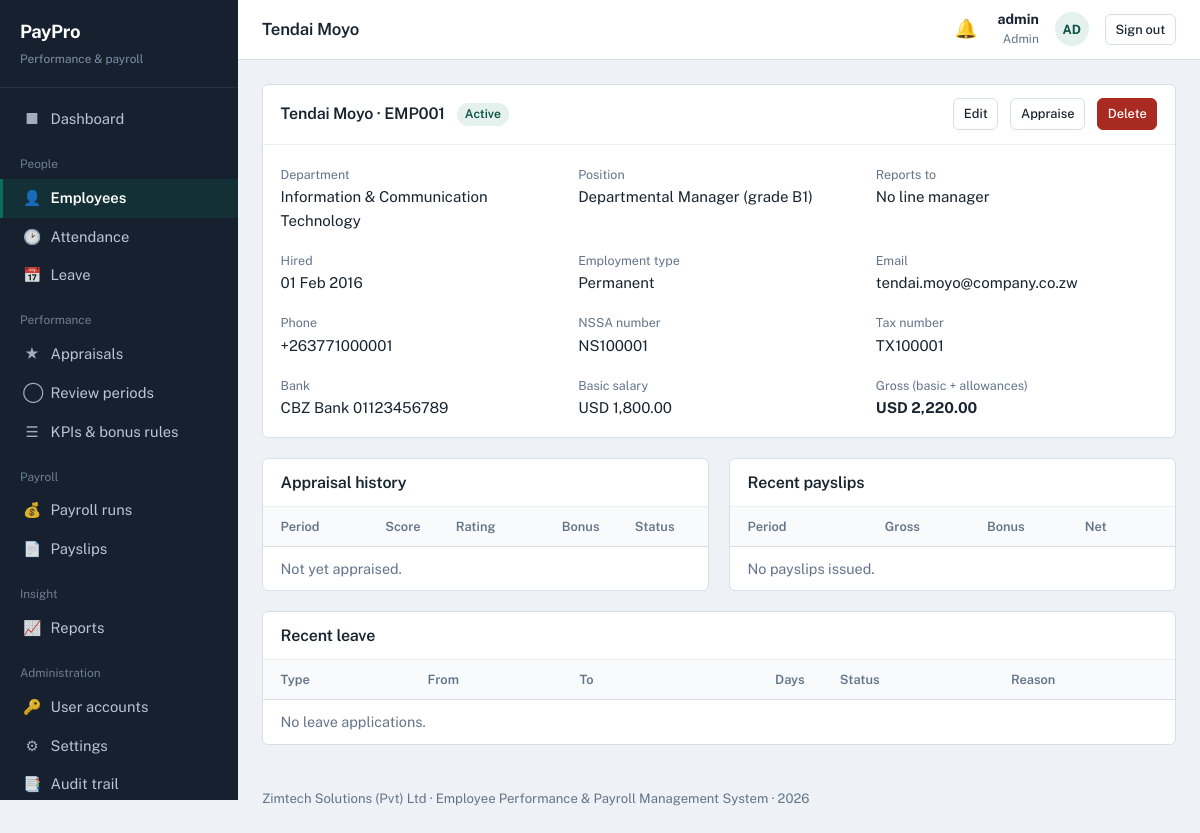
The app's page /modules/employees/view.php?id=1 (signed in) with its own data.
### tables this page shows
CREATE TABLE employees (
  employee_id     INT AUTO_INCREMENT PRIMARY KEY,
  emp_number      VARCHAR(20) NOT NULL UNIQUE,
  first_name      VARCHAR(50) NOT NULL,
  last_name       VARCHAR(50) NOT NULL,
  national_id     VARCHAR(25) UNIQUE,
  date_of_birth   DATE,
  gender          ENUM('Male','Female','Other') DEFAULT 'Other',
  email           VARCHAR(100) UNIQUE,
  phone           VARCHAR(25),
  address         VARCHAR(200),
  department_id   INT,
  position_id     INT,
  manager_id      INT NULL,
  hire_date       DATE NOT NULL,
  employment_type ENUM('Permanent','Contract','Intern','Part-time') DEFAULT 'Permanent',
  basic_salary    DECIMAL(12,2) NOT NULL DEFAULT 0,
  housing_allowance   DECIMAL(12,2) NOT NULL DEFAULT 0,
  transport_allowance DECIMAL(12,2) NOT NULL DEFAULT 0,
  bank_name       VARCHAR(60),
  bank_account    VARCHAR(40),
  nssa_number     VARCHAR(30),
  tax_number      VARCHAR(30),
  status          ENUM('Active','Suspended','Terminated') DEFAULT 'Active',
  created_at      TIMESTAMP DEFAULT CURRENT_TIMESTAMP,
  CONSTRAINT fk_emp_dept  FOREIGN KEY (department_id) REFERENCES departments(department_id) ON DELETE SET NULL,
  CONSTRAINT fk_emp_pos   FOREIGN KEY (position_id)   REFERENCES positions(position_id)   ON DELETE SET NULL,
  CONSTRAINT fk_emp_mgr   FOREIGN KEY (manager_id)    REFERENCES employees(employee_id)   ON DELETE SET NULL
);

CREATE TABLE departments (
  department_id INT AUTO_INCREMENT PRIMARY KEY,
  dept_code     VARCHAR(10) NOT NULL UNIQUE,
  dept_name     VARCHAR(80) NOT NULL,
  description   VARCHAR(200)
);

CREATE TABLE positions (
  position_id  INT AUTO_INCREMENT PRIMARY KEY,
  title        VARCHAR(80) NOT NULL,
  grade        VARCHAR(10) NOT NULL,
  min_salary   DECIMAL(12,2) NOT NULL DEFAULT 0,
  max_salary   DECIMAL(12,2) NOT NULL DEFAULT 0
);

### modules/employees/view.php (the view, shortened to what this page needs)
<?php
require_once dirname(__DIR__, 2) . '/config/config.php';
$id  = (int)($_GET['id'] ?? 0);
$cur = setting('currency', 'USD');
$stmt = $pdo->prepare(
    "SELECT e.*, d.dept_name, p.title AS position_title, p.grade,
            m.first_name AS mgr_first, m.last_name AS mgr_last
     FROM employees e
     LEFT JOIN departments d ON d.department_id = e.department_id
     LEFT JOIN positions   p ON p.position_id   = e.position_id
     LEFT JOIN employees   m ON m.employee_id   = e.manager_id
     WHERE e.employee_id = ?"
);
$stmt->execute([$id]);
$emp = $stmt->fetch();
$appraisals = $pdo->prepare(
    "SELECT a.*, p.name AS period_name FROM performance_appraisals a
     JOIN appraisal_periods p ON p.period_id = a.period_id
     WHERE a.employee_id = ? ORDER BY p.end_date DESC"
);
$appraisals->execute([$id]);
$appraisals = $appraisals->fetchAll();
$payslips = $pdo->prepare(
    "SELECT s.*, p.period_month, p.period_year FROM payslips s
     JOIN payroll_periods p ON p.payroll_period_id = s.payroll_period_id
     WHERE s.employee_id = ? ORDER BY p.period_year DESC, p.period_month DESC LIMIT 6"
);
$payslips->execute([$id]);
$payslips = $payslips->fetchAll();
$leaves = $pdo->prepare(
    "SELECT l.*, t.type_name FROM leave_applications l
     JOIN leave_types t ON t.leave_type_id = l.leave_type_id
     WHERE l.employee_id = ? ORDER BY l.applied_on DESC LIMIT 6"
);
$leaves->execute([$id]);
$leaves = $leaves->fetchAll();
$gross     = $emp['basic_salary'] + $emp['housing_allowance'] + $emp['transport_allowance'];
include APP_ROOT . '/includes/header.php';
?>
<section class="panel">
  <div class="panel-head">
    <h2><?= e($emp['first_name'] . ' ' . $emp['last_name']) ?> &middot; <?= e($emp['emp_number']) ?></h2>
    <?= status_badge($emp['status']) ?>
    <?php if (has_role(['admin','hr'])): ?>
      <a class="btn secondary small" href="<?= url('modules/employees/form.php?id=' . $id) ?>">Edit</a>
      <a class="btn secondary small" href="<?= url('modules/performance/appraise.php?employee_id=' . $id) ?>">Appraise</a>
    <?php endif; ?>
    <?php if (has_role(['admin'])): ?>
      <form method="post" style="display:inline">
        <button class="btn danger small" data-confirm="Delete this employee and all their payslips, appraisals and leave records? This cannot be undone.">Delete</button>
      </form>
    <?php endif; ?>
  </div>
  <div class="panel-body">
    <div class="grid-3">
      <div><span class="hint">Department</span><br><?= e($emp['dept_name'] ?? 'Not assigned') ?></div>
      <div><span class="hint">Position</span><br><?= e($emp['position_title'] ?? 'Not assigned') ?><?= $emp['grade'] ? ' (grade ' . e($emp['grade']) . ')' : '' ?></div>
      <div><span class="hint">Reports to</span><br><?= $emp['mgr_first'] ? e($emp['mgr_first'] . ' ' . $emp['mgr_last']) : 'No line manager' ?></div>
      <div><span class="hint">Hired</span><br><?= fdate($emp['hire_date']) ?></div>
      <div><span class="hint">Employment type</span><br><?= e($emp['employment_type']) ?></div>
      <div><span class="hint">Email</span><br><?= e($emp['email'] ?: '—') ?></div>
      <div><span class="hint">Phone</span><br><?= e($emp['phone'] ?: '—') ?></div>
      <div><span class="hint">NSSA number</span><br><?= e($emp['nssa_number'] ?: '—') ?></div>
      <div><span class="hint">Tax number</span><br><?= e($emp['tax_number'] ?: '—') ?></div>
      <div><span class="hint">Bank</span><br><?= e($emp['bank_name'] ?: '—') ?> <?= e($emp['bank_account']) ?></div>
      <div><span class="hint">Basic salary</span><br><?= e($cur) ?> <?= money($emp['basic_salary']) ?></div>
      <div><span class="hint">Gross (basic + allowances)</span><br><strong><?= e($cur) ?> <?= money($gross) ?></strong></div>
    </div>
  </div>
</section>
<div class="grid-2">
  <section class="panel">
    <div class="panel-head"><h2>Appraisal history</h2></div>
    <div class="table-wrap">
      <table class="data">
        <thead><tr><th>Period</th><th class="num">Score</th><th>Rating</th><th class="num">Bonus</th><th>Status</th></tr></thead>
        <tbody>
        <?php if (!$appraisals): ?><tr><td colspan="5" class="muted">Not yet appraised.</td></tr><?php endif; ?>
        </tbody>
      </table>
    </div>
  </section>
  <section class="panel">
    <div class="panel-head"><h2>Recent payslips</h2></div>
    <div class="table-wrap">
      <table class="data">
        <thead><tr><th>Period</th><th class="num">Gross</th><th class="num">Bonus</th><th class="num">Net</th><th></th></tr></thead>
        <tbody>
        <?php if (!$payslips): ?><tr><td colspan="5" class="muted">No payslips issued.</td></tr><?php endif; ?>
        </tbody>
      </table>
    </div>
  </section>
</div>
<section class="panel">
  <div class="panel-head"><h2>Recent leave</h2></div>
  <div class="table-wrap">
    <table class="data">
      <thead><tr><th>Type</th><th>From</th><th>To</th><th class="num">Days</th><th>Status</th><th>Reason</th></tr></thead>
      <tbody>
      <?php if (!$leaves): ?><tr><td colspan="6" class="muted">No leave applications.</td></tr><?php endif; ?>
      </tbody>
    </table>
  </div>
</section>
<?php include APP_ROOT . '/includes/footer.php'; ?>

### includes/functions.php (shortened to what this page needs)
<?php
function e($value): string {
    return htmlspecialchars((string)$value, ENT_QUOTES, 'UTF-8');
}
function url(string $path = ''): string {
    return BASE_URL . '/' . ltrim($path, '/');
}
function money($amount): string {
    return number_format((float)$amount, 2);
}
function fdate($date, string $format = 'd M Y'): string {
    return date($format, strtotime($date));
}
function user_role(): string {
    return $_SESSION['user']['role_name'] ?? '';
}
function has_role($roles): bool {
    $roles = (array)$roles;
    return in_array(user_role(), $roles, true);
}
function setting(string $key, $default = null) {
    global $pdo;
    static $cache = null;
    if ($cache === null) {
        $cache = [];
        foreach ($pdo->query('SELECT setting_key, setting_value FROM settings') as $row) {
            $cache[$row['setting_key']] = $row['setting_value'];
        }
    }
    return $cache[$key] ?? $default;
}
function status_badge(string $status): string {
    $map = [
        'Active' => 'ok', 'Approved' => 'ok', 'Present' => 'ok', 'Paid' => 'ok', 'Processed' => 'ok',
        'Pending' => 'warn', 'Draft' => 'warn', 'Submitted' => 'warn', 'Late' => 'warn', 'Half Day' => 'warn',
        'Rejected' => 'bad', 'Absent' => 'bad', 'Terminated' => 'bad', 'Disabled' => 'bad', 'Suspended' => 'bad',
    ];
    $class = $map[$status] ?? 'neutral';
    return '<span class="badge ' . $class . '">' . e($status) . '</span>';
}

### assets/css/style.css (style rules this page uses)
:root { --ink: #16202e; --ink-soft: #1f2d3f; --paper: #eef1f5; --surface: #ffffff; --line: #d9dee6; --line-soft: #eaeef3; --text: #182430; --muted: #63748a; --brand: #0b6e5a; --brand-dark: #085243; --brand-tint: #e4f1ed; --gold: #a86b12; --gold-tint: #fbf0dc; --red: #a92a20; --red-tint: #fbe7e5; --blue: #23557f; --blue-tint: #e3edf6; --radius: 6px; --sidebar-w: 238px; }
* { box-sizing: border-box; }
html { -webkit-text-size-adjust: 100%; }
body { margin: 0; font-family: 'Public Sans', -apple-system, 'Segoe UI', Roboto, Helvetica, Arial, sans-serif; font-size: 15px; line-height: 1.55; color: var(--text); background: var(--paper); }
h1, h2, h3, h4 { margin: 0 0 .5rem; line-height: 1.25; font-weight: 600; letter-spacing: -0.01em; }
h2 { font-size: 1.15rem; }
a { color: var(--brand); text-decoration: none; }
.panel { background: var(--surface); border: 1px solid var(--line); border-radius: var(--radius); margin-bottom: 1.25rem; }
.panel-head { display: flex; align-items: center; gap: .75rem; padding: .85rem 1.1rem; border-bottom: 1px solid var(--line-soft); }
.panel-head h2 { margin: 0; font-size: 1rem; }
.panel-body { padding: 1.1rem; }
.table-wrap { overflow-x: auto; }
table.data { width: 100%; border-collapse: collapse; font-size: .9rem; }
table.data th { text-align: left; font-weight: 600; color: var(--muted); font-size: .8rem; padding: .6rem 1.1rem; border-bottom: 1px solid var(--line); white-space: nowrap; background: #f8fafb; }
table.data td { padding: .65rem 1.1rem; border-bottom: 1px solid var(--line-soft); vertical-align: middle; }
table.data tr:last-child td { border-bottom: 0; }
table.data .num { text-align: right; font-variant-numeric: tabular-nums; white-space: nowrap; }
.grid-2 { display: grid; grid-template-columns: 1fr 1fr; gap: 1.25rem; align-items: start; }
.grid-3 { display: grid; grid-template-columns: repeat(3, 1fr); gap: 1rem; }
.hint { font-size: .78rem; color: var(--muted); }
.btn { display: inline-flex; align-items: center; gap: .4rem; font: inherit; font-size: .88rem; font-weight: 500; padding: .48rem .9rem; border-radius: var(--radius); border: 1px solid var(--brand); background: var(--brand); color: #fff; cursor: pointer; text-decoration: none; white-space: nowrap; }
.btn.secondary { background: var(--surface); color: var(--text); border-color: var(--line); }
.btn.danger { background: var(--red); border-color: var(--red); }
.btn.small { padding: .3rem .6rem; font-size: .8rem; }
.badge { display: inline-block; font-size: .76rem; font-weight: 600; padding: .12rem .5rem; border-radius: 20px; white-space: nowrap; }
.badge.ok { background: var(--brand-tint); color: var(--brand-dark); }
.muted { color: var(--muted); }
.small { font-size: .82rem; }

### records on screen
employees: first_name+last_name "Tendai Moyo", emp_number "EMP001", status "Active", department.dept_name "Information & Communication Technology", position.title "Departmental Manager", position.grade "B1", hire_date "01 Feb 2016", employment_type "Permanent", email "tendai.moyo@company.co.zw", phone "+263771000001", nssa_number "NS100001", tax_number "TX100001", bank_name "CBZ Bank", bank_account "01123456789", basic_salary "1,800.00", money($gross) "2,220.00"

### other values on screen
APP_NAME "PayPro"
$pageTitle "Tendai Moyo"
$u['full_name'] "admin"
$u['role_name'] "Admin"
$initials "AD"
$cur "USD"
setting('company_name', 'Company') "Zimtech Solutions (Pvt) Ltd"
APP_LONG_NAME "Employee Performance & Payroll Management System"
